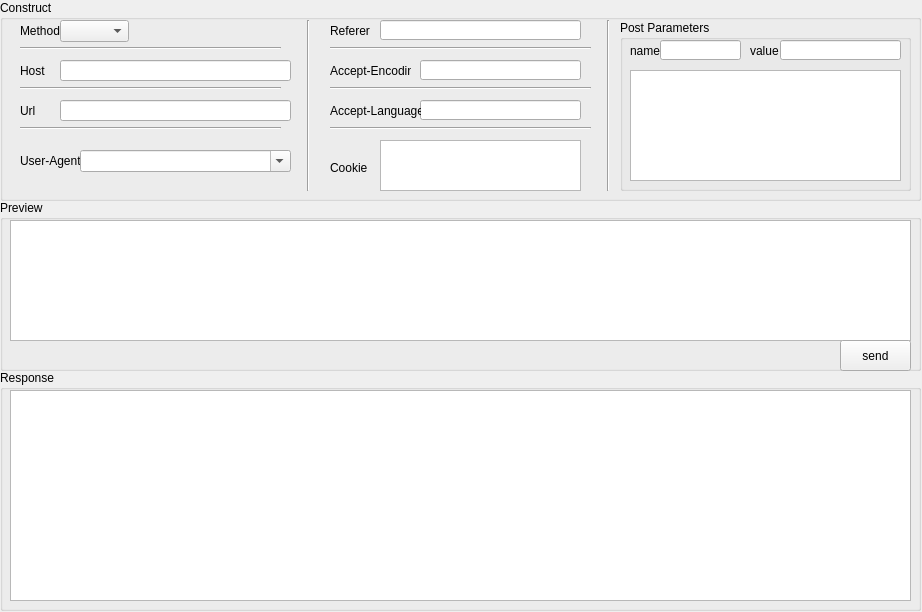
<?xml version="1.0" encoding="UTF-8"?>
<ui version="4.0">
 <class>compose</class>
 <widget class="QWidget" name="compose">
  <property name="geometry">
   <rect>
    <x>0</x>
    <y>0</y>
    <width>922</width>
    <height>612</height>
   </rect>
  </property>
  <property name="windowTitle">
   <string>Form</string>
  </property>
  <widget class="QGroupBox" name="groupBox">
   <property name="geometry">
    <rect>
     <x>0</x>
     <y>0</y>
     <width>921</width>
     <height>201</height>
    </rect>
   </property>
   <property name="title">
    <string>Construct</string>
   </property>
   <widget class="QLabel" name="label">
    <property name="geometry">
     <rect>
      <x>20</x>
      <y>20</y>
      <width>41</width>
      <height>21</height>
     </rect>
    </property>
    <property name="text">
     <string>Method</string>
    </property>
   </widget>
   <widget class="QComboBox" name="comboBox">
    <property name="geometry">
     <rect>
      <x>60</x>
      <y>20</y>
      <width>69</width>
      <height>22</height>
     </rect>
    </property>
   </widget>
   <widget class="QLabel" name="label_2">
    <property name="geometry">
     <rect>
      <x>20</x>
      <y>60</y>
      <width>41</width>
      <height>21</height>
     </rect>
    </property>
    <property name="text">
     <string>Host</string>
    </property>
   </widget>
   <widget class="QLineEdit" name="lineEdit">
    <property name="geometry">
     <rect>
      <x>60</x>
      <y>60</y>
      <width>231</width>
      <height>21</height>
     </rect>
    </property>
   </widget>
   <widget class="QLabel" name="label_3">
    <property name="geometry">
     <rect>
      <x>20</x>
      <y>100</y>
      <width>41</width>
      <height>21</height>
     </rect>
    </property>
    <property name="text">
     <string>Url</string>
    </property>
   </widget>
   <widget class="QLineEdit" name="lineEdit_2">
    <property name="geometry">
     <rect>
      <x>60</x>
      <y>100</y>
      <width>231</width>
      <height>21</height>
     </rect>
    </property>
   </widget>
   <widget class="QLabel" name="label_4">
    <property name="geometry">
     <rect>
      <x>20</x>
      <y>150</y>
      <width>61</width>
      <height>21</height>
     </rect>
    </property>
    <property name="text">
     <string>User-Agent</string>
    </property>
   </widget>
   <widget class="QComboBox" name="comboBox_2">
    <property name="geometry">
     <rect>
      <x>80</x>
      <y>150</y>
      <width>211</width>
      <height>22</height>
     </rect>
    </property>
    <property name="editable">
     <bool>true</bool>
    </property>
   </widget>
   <widget class="QLabel" name="label_5">
    <property name="geometry">
     <rect>
      <x>330</x>
      <y>20</y>
      <width>46</width>
      <height>21</height>
     </rect>
    </property>
    <property name="text">
     <string>Referer</string>
    </property>
   </widget>
   <widget class="QLineEdit" name="lineEdit_3">
    <property name="geometry">
     <rect>
      <x>380</x>
      <y>20</y>
      <width>201</width>
      <height>20</height>
     </rect>
    </property>
   </widget>
   <widget class="QLabel" name="label_6">
    <property name="geometry">
     <rect>
      <x>330</x>
      <y>60</y>
      <width>81</width>
      <height>21</height>
     </rect>
    </property>
    <property name="text">
     <string>Accept-Encoding</string>
    </property>
   </widget>
   <widget class="QLineEdit" name="lineEdit_4">
    <property name="geometry">
     <rect>
      <x>420</x>
      <y>60</y>
      <width>161</width>
      <height>20</height>
     </rect>
    </property>
   </widget>
   <widget class="QLineEdit" name="lineEdit_5">
    <property name="geometry">
     <rect>
      <x>420</x>
      <y>100</y>
      <width>161</width>
      <height>20</height>
     </rect>
    </property>
   </widget>
   <widget class="QLabel" name="label_7">
    <property name="geometry">
     <rect>
      <x>330</x>
      <y>100</y>
      <width>91</width>
      <height>21</height>
     </rect>
    </property>
    <property name="text">
     <string>Accept-Language</string>
    </property>
   </widget>
   <widget class="QLabel" name="label_8">
    <property name="geometry">
     <rect>
      <x>330</x>
      <y>160</y>
      <width>46</width>
      <height>16</height>
     </rect>
    </property>
    <property name="text">
     <string>Cookie</string>
    </property>
   </widget>
   <widget class="QTextEdit" name="textEdit">
    <property name="geometry">
     <rect>
      <x>380</x>
      <y>140</y>
      <width>201</width>
      <height>51</height>
     </rect>
    </property>
   </widget>
   <widget class="Line" name="line">
    <property name="geometry">
     <rect>
      <x>300</x>
      <y>20</y>
      <width>16</width>
      <height>171</height>
     </rect>
    </property>
    <property name="orientation">
     <enum>Qt::Vertical</enum>
    </property>
   </widget>
   <widget class="Line" name="line_2">
    <property name="geometry">
     <rect>
      <x>20</x>
      <y>40</y>
      <width>261</width>
      <height>16</height>
     </rect>
    </property>
    <property name="orientation">
     <enum>Qt::Horizontal</enum>
    </property>
   </widget>
   <widget class="Line" name="line_3">
    <property name="geometry">
     <rect>
      <x>20</x>
      <y>80</y>
      <width>261</width>
      <height>16</height>
     </rect>
    </property>
    <property name="orientation">
     <enum>Qt::Horizontal</enum>
    </property>
   </widget>
   <widget class="Line" name="line_4">
    <property name="geometry">
     <rect>
      <x>20</x>
      <y>120</y>
      <width>261</width>
      <height>16</height>
     </rect>
    </property>
    <property name="orientation">
     <enum>Qt::Horizontal</enum>
    </property>
   </widget>
   <widget class="Line" name="line_5">
    <property name="geometry">
     <rect>
      <x>330</x>
      <y>40</y>
      <width>261</width>
      <height>16</height>
     </rect>
    </property>
    <property name="orientation">
     <enum>Qt::Horizontal</enum>
    </property>
   </widget>
   <widget class="Line" name="line_6">
    <property name="geometry">
     <rect>
      <x>330</x>
      <y>80</y>
      <width>261</width>
      <height>16</height>
     </rect>
    </property>
    <property name="orientation">
     <enum>Qt::Horizontal</enum>
    </property>
   </widget>
   <widget class="Line" name="line_7">
    <property name="geometry">
     <rect>
      <x>330</x>
      <y>120</y>
      <width>261</width>
      <height>16</height>
     </rect>
    </property>
    <property name="orientation">
     <enum>Qt::Horizontal</enum>
    </property>
   </widget>
   <widget class="Line" name="line_8">
    <property name="geometry">
     <rect>
      <x>600</x>
      <y>20</y>
      <width>16</width>
      <height>171</height>
     </rect>
    </property>
    <property name="orientation">
     <enum>Qt::Vertical</enum>
    </property>
   </widget>
   <widget class="QGroupBox" name="groupBox_3">
    <property name="geometry">
     <rect>
      <x>620</x>
      <y>20</y>
      <width>291</width>
      <height>171</height>
     </rect>
    </property>
    <property name="title">
     <string>Post Parameters</string>
    </property>
    <widget class="QLabel" name="label_10">
     <property name="geometry">
      <rect>
       <x>10</x>
       <y>20</y>
       <width>31</width>
       <height>21</height>
      </rect>
     </property>
     <property name="text">
      <string>name</string>
     </property>
    </widget>
    <widget class="QLabel" name="label_11">
     <property name="geometry">
      <rect>
       <x>130</x>
       <y>20</y>
       <width>31</width>
       <height>21</height>
      </rect>
     </property>
     <property name="text">
      <string>value</string>
     </property>
    </widget>
    <widget class="QTableView" name="tableView">
     <property name="geometry">
      <rect>
       <x>10</x>
       <y>50</y>
       <width>271</width>
       <height>111</height>
      </rect>
     </property>
    </widget>
    <widget class="QLineEdit" name="lineEdit_6">
     <property name="geometry">
      <rect>
       <x>40</x>
       <y>20</y>
       <width>81</width>
       <height>20</height>
      </rect>
     </property>
    </widget>
    <widget class="QLineEdit" name="lineEdit_7">
     <property name="geometry">
      <rect>
       <x>160</x>
       <y>20</y>
       <width>121</width>
       <height>20</height>
      </rect>
     </property>
    </widget>
   </widget>
  </widget>
  <widget class="QGroupBox" name="groupBox_2">
   <property name="geometry">
    <rect>
     <x>0</x>
     <y>200</y>
     <width>921</width>
     <height>171</height>
    </rect>
   </property>
   <property name="title">
    <string>Preview</string>
   </property>
   <widget class="QTextEdit" name="textEdit_2">
    <property name="geometry">
     <rect>
      <x>10</x>
      <y>20</y>
      <width>901</width>
      <height>121</height>
     </rect>
    </property>
   </widget>
   <widget class="QPushButton" name="pushButton">
    <property name="geometry">
     <rect>
      <x>840</x>
      <y>140</y>
      <width>71</width>
      <height>31</height>
     </rect>
    </property>
    <property name="text">
     <string>send</string>
    </property>
   </widget>
  </widget>
  <widget class="QGroupBox" name="groupBox_4">
   <property name="geometry">
    <rect>
     <x>0</x>
     <y>370</y>
     <width>921</width>
     <height>241</height>
    </rect>
   </property>
   <property name="title">
    <string>Response</string>
   </property>
   <widget class="QTextEdit" name="textEdit_3">
    <property name="geometry">
     <rect>
      <x>10</x>
      <y>20</y>
      <width>901</width>
      <height>211</height>
     </rect>
    </property>
   </widget>
  </widget>
 </widget>
 <resources/>
 <connections/>
</ui>
